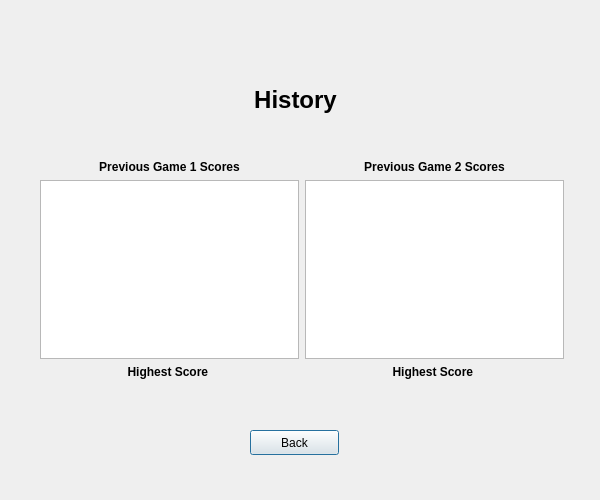
<?xml version="1.0" encoding="UTF-8"?>
<ui version="4.0">
 <class>History</class>
 <widget class="QDialog" name="History">
  <property name="geometry">
   <rect>
    <x>0</x>
    <y>0</y>
    <width>600</width>
    <height>500</height>
   </rect>
  </property>
  <property name="windowTitle">
   <string>Dialog</string>
  </property>
  <widget class="QLabel" name="welcomeLabel">
   <property name="geometry">
    <rect>
     <x>20</x>
     <y>70</y>
     <width>551</width>
     <height>61</height>
    </rect>
   </property>
   <property name="styleSheet">
    <string notr="true"/>
   </property>
   <property name="text">
    <string notr="true">&lt;html&gt;&lt;head/&gt;&lt;body&gt;&lt;p align=&quot;center&quot;&gt;&lt;span style=&quot; font-size:xx-large; font-weight:600;&quot;&gt;History&lt;/span&gt;&lt;/p&gt;&lt;/body&gt;&lt;/html&gt;</string>
   </property>
   <property name="alignment">
    <set>Qt::AlignCenter</set>
   </property>
  </widget>
  <widget class="QWidget" name="layoutWidget">
   <property name="geometry">
    <rect>
     <x>40</x>
     <y>160</y>
     <width>524</width>
     <height>219</height>
    </rect>
   </property>
   <layout class="QHBoxLayout" name="horizontalLayout">
    <item>
     <layout class="QVBoxLayout" name="verticalLayout_2">
      <item>
       <widget class="QLabel" name="previousGame1ScoresLabel">
        <property name="text">
         <string>&lt;html&gt;&lt;head/&gt;&lt;body&gt;&lt;p&gt;&lt;span style=&quot; font-size:medium; font-weight:600;&quot;&gt;Previous Game 1 Scores&lt;/span&gt;&lt;/p&gt;&lt;/body&gt;&lt;/html&gt;</string>
        </property>
        <property name="alignment">
         <set>Qt::AlignCenter</set>
        </property>
       </widget>
      </item>
      <item>
       <widget class="QListWidget" name="game1ScoresList"/>
      </item>
      <item>
       <widget class="QLabel" name="game1HighestScoreLabel">
        <property name="styleSheet">
         <string notr="true"/>
        </property>
        <property name="text">
         <string>&lt;html&gt;&lt;head/&gt;&lt;body&gt;&lt;p align=&quot;center&quot;&gt;&lt;span style=&quot; font-size:medium; font-weight:600;&quot;&gt;Highest Score &lt;/span&gt;&lt;/p&gt;&lt;/body&gt;&lt;/html&gt;</string>
        </property>
        <property name="alignment">
         <set>Qt::AlignCenter</set>
        </property>
       </widget>
      </item>
     </layout>
    </item>
    <item>
     <layout class="QVBoxLayout" name="verticalLayout_3">
      <item>
       <widget class="QLabel" name="previousGame2ScoresLabel">
        <property name="text">
         <string>&lt;html&gt;&lt;head/&gt;&lt;body&gt;&lt;p&gt;&lt;span style=&quot; font-size:medium; font-weight:600;&quot;&gt;Previous Game 2 Scores&lt;/span&gt;&lt;/p&gt;&lt;/body&gt;&lt;/html&gt;</string>
        </property>
        <property name="alignment">
         <set>Qt::AlignCenter</set>
        </property>
       </widget>
      </item>
      <item>
       <widget class="QListWidget" name="game2ScoresList"/>
      </item>
      <item>
       <widget class="QLabel" name="game2HighestScoreLabel">
        <property name="styleSheet">
         <string notr="true"/>
        </property>
        <property name="text">
         <string>&lt;html&gt;&lt;head/&gt;&lt;body&gt;&lt;p align=&quot;center&quot;&gt;&lt;span style=&quot; font-size:medium; font-weight:600;&quot;&gt;Highest Score &lt;/span&gt;&lt;/p&gt;&lt;/body&gt;&lt;/html&gt;</string>
        </property>
        <property name="alignment">
         <set>Qt::AlignCenter</set>
        </property>
       </widget>
      </item>
     </layout>
    </item>
   </layout>
  </widget>
  <widget class="QPushButton" name="backButton">
   <property name="geometry">
    <rect>
     <x>250</x>
     <y>430</y>
     <width>89</width>
     <height>25</height>
    </rect>
   </property>
   <property name="text">
    <string>Back</string>
   </property>
  </widget>
  <zorder>layoutWidget</zorder>
  <zorder>welcomeLabel</zorder>
  <zorder>backButton</zorder>
 </widget>
 <resources/>
 <connections/>
</ui>
